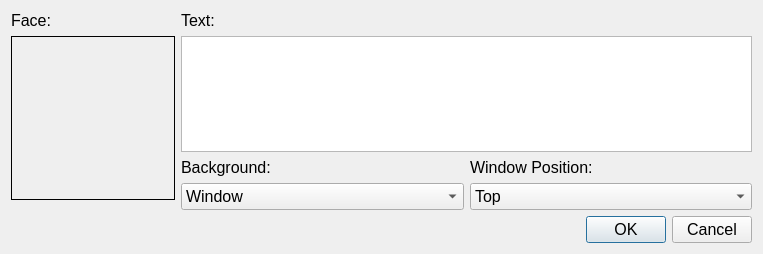
<?xml version="1.0" encoding="UTF-8"?>
<ui version="4.0">
 <class>CommandTextDialog</class>
 <widget class="QDialog" name="CommandTextDialog">
  <property name="geometry">
   <rect>
    <x>0</x>
    <y>0</y>
    <width>763</width>
    <height>254</height>
   </rect>
  </property>
  <property name="font">
   <font>
    <pointsize>12</pointsize>
   </font>
  </property>
  <property name="windowTitle">
   <string>Show Text</string>
  </property>
  <layout class="QVBoxLayout" name="verticalLayout_4">
   <item>
    <layout class="QHBoxLayout" name="horizontalLayout">
     <item>
      <layout class="QVBoxLayout" name="verticalLayout">
       <item>
        <widget class="QLabel" name="label">
         <property name="text">
          <string>Face:</string>
         </property>
        </widget>
       </item>
       <item>
        <widget class="QFrame" name="faceFrame">
         <property name="sizePolicy">
          <sizepolicy hsizetype="Minimum" vsizetype="Minimum">
           <horstretch>0</horstretch>
           <verstretch>0</verstretch>
          </sizepolicy>
         </property>
         <property name="styleSheet">
          <string notr="true">QFrame#faceFrame { border: 1px solid black; }</string>
         </property>
         <property name="frameShape">
          <enum>QFrame::StyledPanel</enum>
         </property>
         <property name="frameShadow">
          <enum>QFrame::Raised</enum>
         </property>
         <layout class="QVBoxLayout" name="verticalLayout_3">
          <item>
           <widget class="ClickableLabel" name="faceLabel">
            <property name="sizePolicy">
             <sizepolicy hsizetype="Fixed" vsizetype="Fixed">
              <horstretch>0</horstretch>
              <verstretch>0</verstretch>
             </sizepolicy>
            </property>
            <property name="minimumSize">
             <size>
              <width>144</width>
              <height>144</height>
             </size>
            </property>
            <property name="text">
             <string/>
            </property>
           </widget>
          </item>
         </layout>
        </widget>
       </item>
       <item>
        <spacer name="verticalSpacer">
         <property name="orientation">
          <enum>Qt::Vertical</enum>
         </property>
         <property name="sizeHint" stdset="0">
          <size>
           <width>20</width>
           <height>40</height>
          </size>
         </property>
        </spacer>
       </item>
      </layout>
     </item>
     <item>
      <layout class="QVBoxLayout" name="verticalLayout_2">
       <item>
        <widget class="QLabel" name="label_3">
         <property name="text">
          <string>Text:</string>
         </property>
        </widget>
       </item>
       <item>
        <widget class="QPlainTextEdit" name="messageLinesEdit">
         <property name="sizePolicy">
          <sizepolicy hsizetype="Expanding" vsizetype="Preferred">
           <horstretch>0</horstretch>
           <verstretch>0</verstretch>
          </sizepolicy>
         </property>
        </widget>
       </item>
       <item>
        <layout class="QHBoxLayout" name="horizontalLayout_2">
         <item>
          <layout class="QVBoxLayout" name="verticalLayout_5">
           <item>
            <widget class="QLabel" name="label_4">
             <property name="text">
              <string>Background:</string>
             </property>
            </widget>
           </item>
           <item>
            <widget class="QComboBox" name="backgroundComboBox">
             <item>
              <property name="text">
               <string>Window</string>
              </property>
             </item>
             <item>
              <property name="text">
               <string>Dim</string>
              </property>
             </item>
             <item>
              <property name="text">
               <string>Transparent</string>
              </property>
             </item>
            </widget>
           </item>
          </layout>
         </item>
         <item>
          <layout class="QVBoxLayout" name="verticalLayout_6">
           <item>
            <widget class="QLabel" name="label_5">
             <property name="text">
              <string>Window Position:</string>
             </property>
            </widget>
           </item>
           <item>
            <widget class="QComboBox" name="windowPositionComboBox">
             <item>
              <property name="text">
               <string>Top</string>
              </property>
             </item>
             <item>
              <property name="text">
               <string>Middle</string>
              </property>
             </item>
             <item>
              <property name="text">
               <string>Bottom</string>
              </property>
             </item>
            </widget>
           </item>
          </layout>
         </item>
        </layout>
       </item>
       <item>
        <spacer name="verticalSpacer_2">
         <property name="orientation">
          <enum>Qt::Vertical</enum>
         </property>
         <property name="sizeHint" stdset="0">
          <size>
           <width>20</width>
           <height>40</height>
          </size>
         </property>
        </spacer>
       </item>
      </layout>
     </item>
    </layout>
   </item>
   <item>
    <widget class="QDialogButtonBox" name="buttonBox">
     <property name="orientation">
      <enum>Qt::Horizontal</enum>
     </property>
     <property name="standardButtons">
      <set>QDialogButtonBox::Cancel|QDialogButtonBox::Ok</set>
     </property>
    </widget>
   </item>
  </layout>
 </widget>
 <customwidgets>
  <customwidget>
   <class>ClickableLabel</class>
   <extends>QLabel</extends>
   <header>clickable_label.hpp</header>
  </customwidget>
 </customwidgets>
 <resources/>
 <connections>
  <connection>
   <sender>buttonBox</sender>
   <signal>accepted()</signal>
   <receiver>CommandTextDialog</receiver>
   <slot>accept()</slot>
   <hints>
    <hint type="sourcelabel">
     <x>248</x>
     <y>254</y>
    </hint>
    <hint type="destinationlabel">
     <x>157</x>
     <y>274</y>
    </hint>
   </hints>
  </connection>
  <connection>
   <sender>buttonBox</sender>
   <signal>rejected()</signal>
   <receiver>CommandTextDialog</receiver>
   <slot>reject()</slot>
   <hints>
    <hint type="sourcelabel">
     <x>316</x>
     <y>260</y>
    </hint>
    <hint type="destinationlabel">
     <x>286</x>
     <y>274</y>
    </hint>
   </hints>
  </connection>
 </connections>
</ui>
